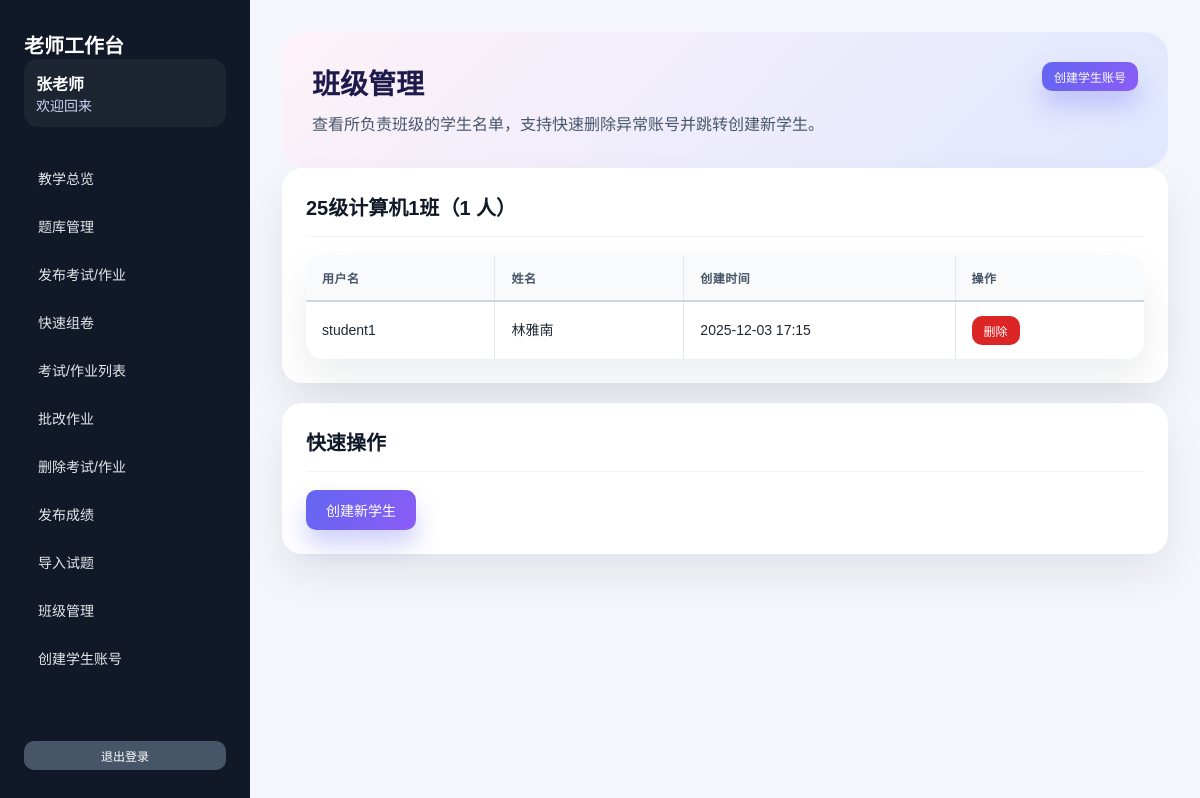
Page /teacher/manage_classes.php (signed in) on the committed database.
### tables this page shows
CREATE TABLE `users` (
  `id` int(11) NOT NULL AUTO_INCREMENT,
  `username` varchar(50) NOT NULL,
  `password` varchar(255) NOT NULL,
  `name` varchar(50) NOT NULL,
  `role` enum('admin','teacher','student') NOT NULL DEFAULT 'student',
  `class_id` int(11) DEFAULT NULL COMMENT '班级ID，学生所属班级',
  `teacher_id` int(11) DEFAULT NULL COMMENT '创建该学生的老师ID',
  `created_by` int(11) DEFAULT NULL COMMENT '创建者ID',
  `created_at` datetime DEFAULT CURRENT_TIMESTAMP,
  PRIMARY KEY (`id`),
  UNIQUE KEY `username` (`username`),
  KEY `teacher_id` (`teacher_id`),
  KEY `created_by` (`created_by`),
  CONSTRAINT `users_ibfk_1` FOREIGN KEY (`teacher_id`) REFERENCES `users` (`id`) ON DELETE SET NULL,
  CONSTRAINT `users_ibfk_2` FOREIGN KEY (`created_by`) REFERENCES `users` (`id`) ON DELETE SET NULL
);

CREATE TABLE `classes` (
  `id` int(11) NOT NULL AUTO_INCREMENT,
  `name` varchar(100) NOT NULL COMMENT '班级名称',
  `description` text COMMENT '班级描述',
  `created_at` datetime DEFAULT CURRENT_TIMESTAMP,
  PRIMARY KEY (`id`)
);

### config.php (called while the page is built, shortened)
<?php
function getDB() {
    static $pdo = null;
    if ($pdo === null) {
        try {
            $dsn = "mysql:host=" . DB_HOST . ";dbname=" . DB_NAME . ";charset=" . DB_CHARSET;
            $pdo = new PDO($dsn, DB_USER, DB_PASS);
            $pdo->setAttribute(PDO::ATTR_ERRMODE, PDO::ERRMODE_EXCEPTION);
            $pdo->setAttribute(PDO::ATTR_DEFAULT_FETCH_MODE, PDO::FETCH_ASSOC);
        } catch(PDOException $e) {
            die("数据库连接失败: " . $e->getMessage());
        }
    }
    return $pdo;
}
function getCurrentUser() {
    $pdo = getDB();
    $stmt = $pdo->prepare("SELECT * FROM users WHERE id = ?");
    $stmt->execute([$_SESSION['user_id']]);
    return $stmt->fetch();
}
?>

### teacher/manage_classes.php (the view, shortened to what this page needs)
<?php
require_once '../config.php';
require_once 'teacher_sidebar.php';
$pdo = getDB();
$user = getCurrentUser();
$classes = $pdo->prepare("SELECT c.*,
                          COUNT(DISTINCT u.id) as student_count
                          FROM classes c
                          INNER JOIN teacher_classes tc ON c.id = tc.class_id
                          LEFT JOIN users u ON u.class_id = c.id AND u.role = 'student'
                          WHERE tc.teacher_id = ?
                          GROUP BY c.id
                          ORDER BY c.name");
$classes->execute([$_SESSION['user_id']]);
$classes = $classes->fetchAll();
?>
<!DOCTYPE html>
<html lang="zh-CN">
<head>
    <link rel="stylesheet" href="../style.css">
</head>
<body>
    <div class="app-shell">
        <?php renderTeacherSidebar('manage_classes', $user); ?>
        <main class="app-content">
            <section class="page-hero">
                <div>
                    <h1>班级管理</h1>
                    <p>查看所负责班级的学生名单，支持快速删除异常账号并跳转创建新学生。</p>
                </div>
                <div>
                    <a href="create_student.php" class="btn btn-primary btn-small">创建学生账号</a>
                </div>
            </section>
            <?php if (empty($classes)): ?>
                <div class="card">
                    <div class="info-message">
                        <p>您还没有被分配到任何班级，请联系超级管理员为您分配班级。</p>
                    </div>
                </div>
            <?php else: ?>
                <?php foreach ($classes as $class): ?>
                    <div class="card" style="margin-bottom: 20px;">
                        <div class="card-header">
                            <h2><?php echo htmlspecialchars($class['name']); ?>（<?php echo $class['student_count']; ?> 人）</h2>
                        </div>
                        <?php
                        $students = $pdo->prepare("SELECT * FROM users WHERE class_id = ? AND role = 'student' ORDER BY name");
                        $students->execute([$class['id']]);
                        $students = $students->fetchAll();
                        ?>
                        <div style="margin-top: 15px;">
                            <div class="table-wrapper">
                                <table>
                                    <thead>
                                        <tr>
                                            <th>用户名</th>
                                            <th>姓名</th>
                                            <th>创建时间</th>
                                            <th>操作</th>
                                        </tr>
                                    </thead>
                                    <tbody>
                                        <?php if (empty($students)): ?>
                                            <tr>
                                                <td colspan="4" style="text-align: center; color: #94a3b8;">暂无学生</td>
                                            </tr>
                                        <?php else: ?>
                                            <?php foreach ($students as $student): ?>
                                                <tr>
                                                    <td><?php echo htmlspecialchars($student['username']); ?></td>
                                                    <td><?php echo htmlspecialchars($student['name']); ?></td>
                                                    <td><?php echo date('Y-m-d H:i', strtotime($student['created_at'])); ?></td>
                                                    <td>
                                                        <form method="POST" onsubmit="return confirm('确定要删除学生「<?php echo htmlspecialchars($student['name']); ?>」吗？\n\n此操作不可恢复！');">
                                                            <button type="submit" name="delete_student" class="btn btn-danger btn-small">删除</button>
                                                        </form>
                                                    </td>
                                                </tr>
                                            <?php endforeach; ?>
                                        <?php endif; ?>
                                    </tbody>
                                </table>
                            </div>
                        </div>
                    </div>
                <?php endforeach; ?>
            <?php endif; ?>
            <div class="card">
                <div class="card-header">
                    <h2>快速操作</h2>
                </div>
                <a href="create_student.php" class="btn btn-primary">创建新学生</a>
            </div>
        </main>
    </div>
</body>
</html>

### teacher/teacher_sidebar.php (shortened to what this page needs)
<?php
function renderTeacherSidebar($activeKey = 'dashboard', $user = null) {
    $menu = [
        'dashboard' => ['label' => '教学总览', 'href' => 'index.php'],
        'question_bank' => ['label' => '题库管理', 'href' => 'question_bank.php'],
        'create_exam' => ['label' => '发布考试/作业', 'href' => 'create_exam.php'],
        'quick_generate' => ['label' => '快速组卷', 'href' => 'quick_generate_exam.php'],
        'exam_list' => ['label' => '考试/作业列表', 'href' => 'exam_list.php'],
        'grade' => ['label' => '批改作业', 'href' => 'grade_exam.php'],
        'delete' => ['label' => '删除考试/作业', 'href' => 'delete_exam.php'],
        'publish_score' => ['label' => '发布成绩', 'href' => 'publish_score.php'],
        'import' => ['label' => '导入试题', 'href' => 'import_exam.php'],
        'classes' => ['label' => '班级管理', 'href' => 'manage_classes.php'],
        'students' => ['label' => '创建学生账号', 'href' => 'create_student.php'],
    ];
    $userName = $user ? htmlspecialchars($user['name']) : '老师';
    ?>
    <aside class="app-sidebar" id="app-sidebar">
        <div>
            <div class="sidebar-brand">老师工作台</div>
            <div class="sidebar-user">
                <strong><?php echo $userName; ?></strong>
                <span>欢迎回来</span>
            </div>
        </div>
        <nav class="sidebar-menu">
            <?php foreach ($menu as $key => $item): ?>
                <a href="<?php echo $item['href']; ?>" class="<?php echo $key === $activeKey ? 'active' : ''; ?>" onclick="closeMobileMenu()">
                    <?php echo htmlspecialchars($item['label']); ?>
                </a>
            <?php endforeach; ?>
        </nav>
        <a href="logout.php" class="btn btn-secondary btn-small" onclick="closeMobileMenu()">退出登录</a>
    </aside>
    <?php
}

### style.css (style rules this page uses)
* { margin: 0; padding: 0; box-sizing: border-box; }
body { font-family: 'Microsoft YaHei', Arial, sans-serif; background: #f4f6fb; min-height: 100vh; color: #1f2933; }
.app-shell { display: flex; min-height: 100vh; }
.app-sidebar { width: 250px; background: #111827; color: white; display: flex; flex-direction: column; padding: 30px 24px; gap: 30px; }
.sidebar-brand { font-size: 20px; font-weight: 600; }
.sidebar-user { background: rgba(255,255,255,0.05); border-radius: 14px; padding: 12px; }
.sidebar-user span { display: block; font-size: 14px; color: #cbd5f5; }
.sidebar-menu { display: flex; flex-direction: column; gap: 6px; flex: 1; }
.sidebar-menu a { color: #e5e7eb; padding: 11px 14px; border-radius: 10px; text-decoration: none; transition: background 0.2s, transform 0.2s; font-size: 14px; }
.app-content { flex: 1; padding: 32px; }
.page-hero { background: linear-gradient(135deg, #fdf2f8, #e0e7ff); border-radius: 24px; padding: 30px; display: flex; justify-content: space-between; gap: 40px; align-items: flex-start; }
.page-hero h1 { font-size: 28px; color: #1e1b4b; margin-bottom: 10px; }
.page-hero p { color: #475569; line-height: 1.6; }
.btn { padding: 10px 20px; border: none; border-radius: 10px; cursor: pointer; font-size: 14px; transition: all 0.3s; text-decoration: none; display: inline-block; text-align: center; font-weight: 500; }
.btn-primary { background: linear-gradient(120deg, #6366f1, #8b5cf6); color: white; box-shadow: 0 15px 25px rgba(99, 102, 241, 0.3); }
.btn-danger { background: #dc2626; color: white; }
.btn-secondary { background: #475569; color: white; }
.btn-small { padding: 6px 12px; font-size: 12px; }
.card { background: white; border-radius: 20px; padding: 24px; margin-bottom: 24px; box-shadow: 0 20px 40px rgba(15, 23, 42, 0.08); }
.card-header { border-bottom: 1px solid #f1f5f9; padding-bottom: 15px; margin-bottom: 18px; }
.card-header h2 { color: #111827; font-size: 20px; }
.table-wrapper { background: white; border-radius: 18px; box-shadow: 0 20px 40px rgba(15, 23, 42, 0.08); overflow: hidden; position: relative; }
table { width: 100%; border-collapse: collapse; border-spacing: 0; table-layout: auto; }
table th, table td { padding: 14px 16px; border-right: 1px solid #e2e8f0; border-bottom: 1px solid #e2e8f0; text-align: left; vertical-align: middle; box-sizing: border-box; margin: 0; }
table th:last-child, table td:last-child { border-right: none; }
table tr:last-child td { border-bottom: none; }
table th { background: #f8fafc; font-size: 12px; letter-spacing: 0.04em; color: #475569; text-transform: uppercase; font-weight: 600; white-space: nowrap; border-bottom: 2px solid #cbd5e1; }
table td { word-break: break-word; font-size: 14px; line-height: 1.5; background: white; }
table th:nth-child(1), table td:nth-child(1) { min-width: 100px; max-width: 150px; }
table th:nth-child(2), table td:nth-child(2) { min-width: 100px; max-width: 150px; }
table th:nth-child(3), table td:nth-child(3) { min-width: 120px; max-width: 180px; text-align: left; }
table th:nth-child(4), table td:nth-child(4) { min-width: 120px; max-width: 180px; text-align: left; }
table th:last-child, table td:last-child { min-width: 100px; white-space: nowrap; text-align: left; }

### rows in the picture
users: name "张老师"
classes: name "25级计算机1班", student_count "1"
users: username "student1", name "林雅南", created_at "2025-12-03 17:15"

### other values in the picture
$item['label'] "教学总览"
$item['label'] "题库管理"
$item['label'] "发布考试/作业"
$item['label'] "快速组卷"
$item['label'] "考试/作业列表"
$item['label'] "批改作业"
$item['label'] "删除考试/作业"
$item['label'] "发布成绩"
$item['label'] "导入试题"
$item['label'] "班级管理"
$item['label'] "创建学生账号"
